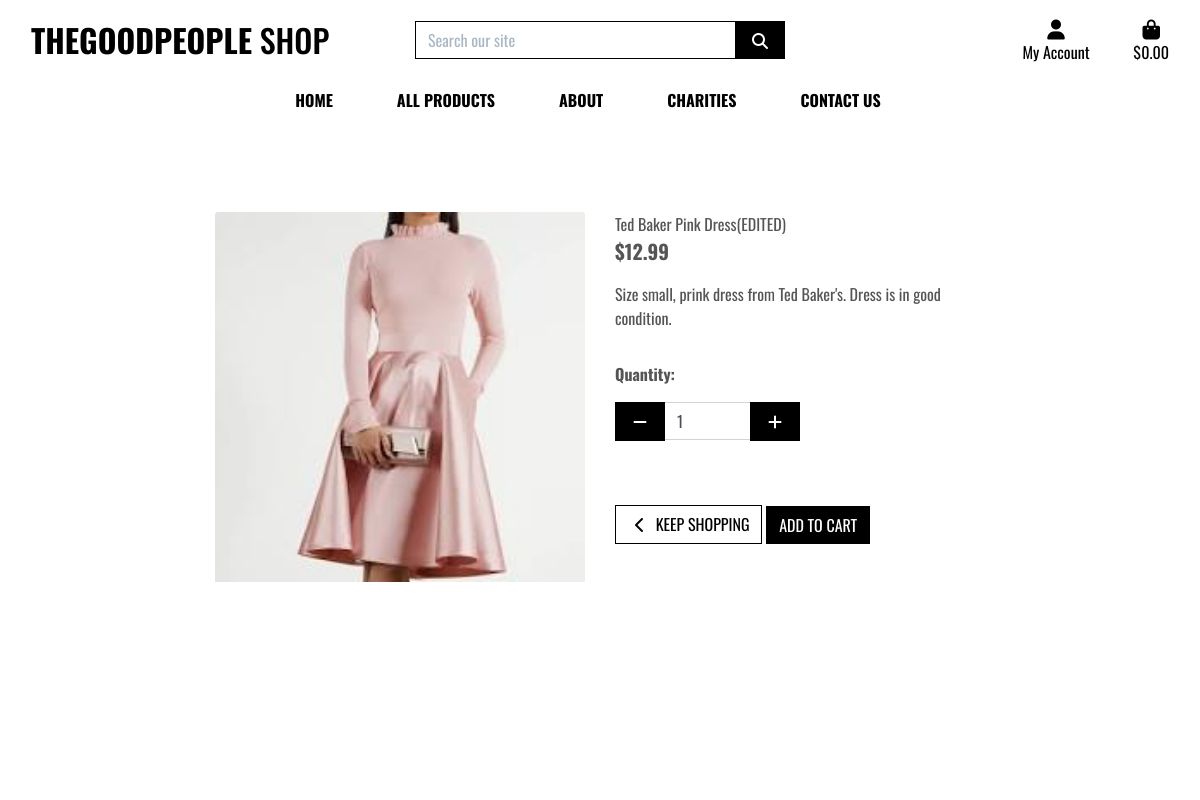
The page /products/1/ on the database as committed earlier.
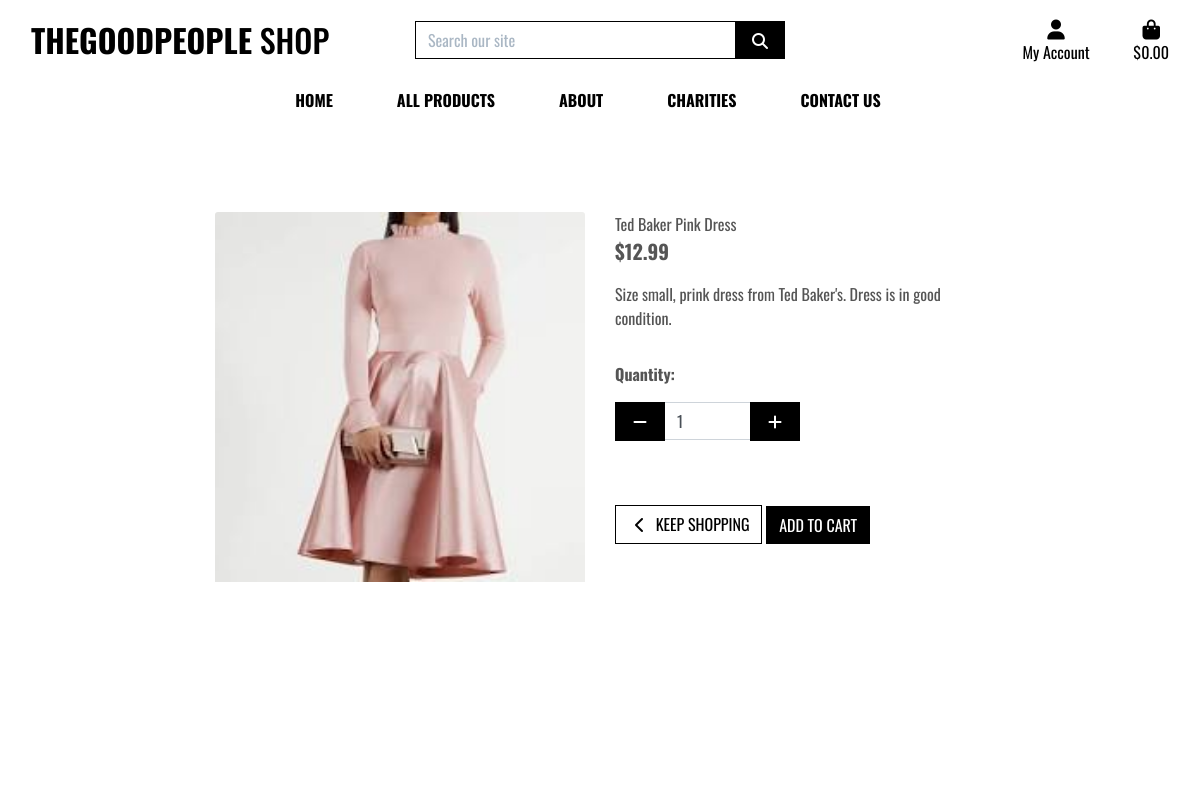
The same page on the database as committed later.
### products/models.py (models this page shows, shortened)
class Product(models.Model):
    name = models.CharField(max_length=254)
    description = models.TextField()
    charity = models.CharField(
        max_length=254,
        choices=sorted_charities,
        default = '',
    )
    price = models.DecimalField(max_digits=6, decimal_places=2)
    image = models.ImageField(null=True, blank=True)

### products/views.py (the view)
# urls.py: path('<int:product_id>/', views.product_detail, name='product_detail'),
def product_detail(request, product_id):
    product = get_object_or_404(Product, pk=product_id)
    context = {
        'product': product,
    }
    return render(request, 'products/product_detail.html', context)

### cart/contexts.py (called while the page is built, shortened)
def cart_contents(request):
    cart_items = []
    total = 0
    product_count = 0
    cart = request.session.get('cart', {})
    if total < settings.FREE_DELIVERY_THRESHOLD:
        delivery = total * Decimal(settings.STANDARD_DELIVERY_PERCENTAGE / 100)
        free_delivery_delta = settings.FREE_DELIVERY_THRESHOLD - total
    else:
        delivery = 0
        free_delivery_delta = 0
    grand_total = delivery + total
    context = {
        'cart_items': cart_items,
        'total': total,
        'product_count': product_count,
        'delivery': delivery,
        'free_delivery_delta': free_delivery_delta,
        'free_delivery_threshold': settings.FREE_DELIVERY_THRESHOLD,
        'grand_total': grand_total,
    }
    return context

### products/templates/products/product_detail.html (shortened to what this page needs)
{% extends "base.html" %}
{% load static %}
{% block page_header %}
    <div class="container header-container">
    </div>
{% endblock %}
{% block content %}
<div class="overlay"></div>
<div class="container-fluid">
    <div class="row">
        <div class="col-12 col-md-6 col-lg-4 offset-lg-2">
            <div class="image-container my-5">
                <a href="{{ product.image.url }}" target="_blank">
                    <img class="card-img-top img-fluid" src="{{ product.image.url }}" alt="{{ product.name }}">
                </a>
            </div>
        </div>
        <div class="col-12 col-md-6 col-lg-4">
            <div class="product-details-container mb-5 mt-md-5">
                <p class="mb-0">{{ product.name }}</p>
                <p class="lead mb-0 text-left font-weight-bold">${{ product.price }}</p>
                <p class="mt-3">{{ product.description }}</p>
                <form class="form" action="{% url 'add_to_cart' product.id %}" method="POST">
                    <div class="form-row">
                        <div class="col-12">
                            <p class="mt-3"><strong>Quantity:</strong></p>
                            <div class="form-group w-50">
                                <div class="input-group">
                                    <div class="input-group-prepend">
                                        <button class="decrement-qty btn btn-black rounded-0"
                                            data-item_id="{{ product.id }}" id="decrement-qty_{{ product.id }}">
                                            <span class="icon">
                                                <i class="fas fa-minus"></i>
                                            </span>
                                        </button>
                                    </div>
                                    <input class="form-control qty_input" type="number" name="quantity" value="1"
                                        min="1" max="1" data-item_id="{{ product.id }}" id="id_qty_{{ product.id }}">
                                    <div class="input-group-append">
                                        <button class="increment-qty btn btn-black rounded-0"
                                            data-item_id="{{ product.id }}" id="increment-qty_{{ product.id }}">
                                            <span class="icon">
                                                <i class="fas fa-plus"></i>
                                            </span>
                                        </button>
                                    </div>
                                </div>
                            </div>
                        </div>
                        <div class="col-12">
                            <a href="{% url 'products' %}" class="btn btn-outline-black rounded-0 mt-5">
                                <span class="icon">
                                    <i class="fas fa-chevron-left"></i>
                                </span>
                                <span class="text-uppercase">Keep Shopping</span>
                            </a>
                            <input type="submit" class="btn btn-black rounded-0 text-uppercase mt-5" value="Add to Cart">
                        </div>
                    </div>
                </form>
            </div>
        </div>
    </div>
</div>
{% endblock%}

Rows that differ between the two databases and show on the page:
changed Product "Size small, prink dress from Ted Baker's. Dress is in good condition.": name "Ted Baker Pink Dress(EDITED)" → "Ted Baker Pink Dress"
